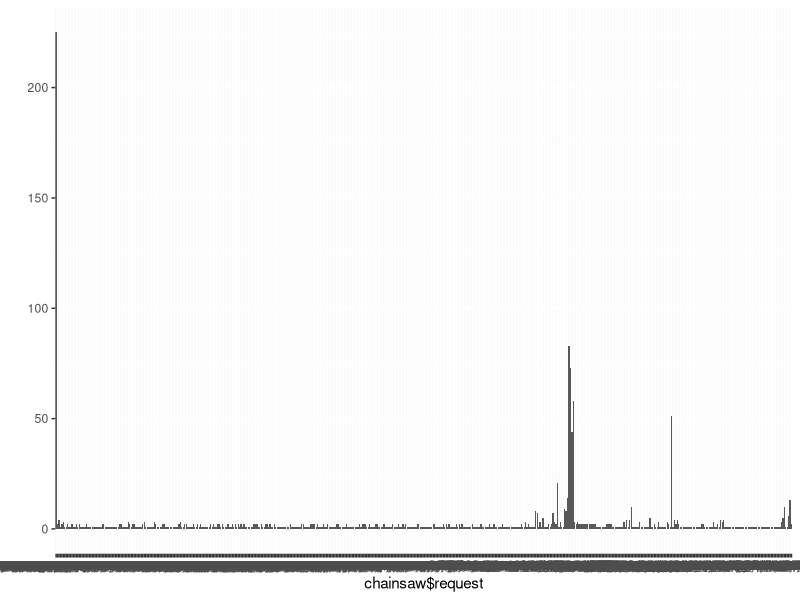

R code for this plot: (Note: this script raises an error after producing the figure.)
#!/usr/bin/env Rscript
library(ggplot2)

chainsaw <- read.csv('time.csv')
chainsaw$datetime.gmt <- strptime(chainsaw$datetime, format = '%d/%b/%Y:%H:%M:%S %z')
chainsaw$datetime.est <- strptime(chainsaw$datetime, format = '%d/%b/%Y:%H:%M:%S -0500')

p.1 <- qplot(chainsaw$datetime.est)
p.2 <- qplot(chainsaw$request)
p.3 <- ggplot(subset(chainsaw, request %in% names(sort(table(chainsaw$request), decreasing = T)[1:20]))) +
  aes(x = datetime.est, y = request) + geom_bin2d()
